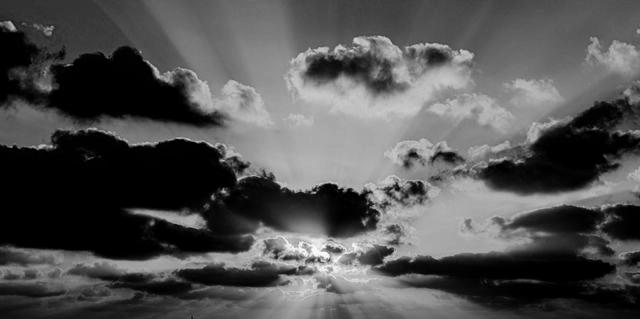
#> input picture pull_sun_from_image/edited_images/edited_sun1.jpg, 640 x 319 px
$ python extract_sun.py ../edited_images/edited_sun1.jpg
#> lines starting #> are read from the running program, lines starting #| are printed output that depends on the picture
import sys
from PIL import Image, ImageDraw
import math
import os
import cv2
import numpy as np

def extract_white_and_darker_pixels(input_image):
#> called with input_image = '../edited_images/edited_sun1.jpg'
    with Image.open(input_image) as im:
        # Ensure input image is RGB
#> im is the input picture: PIL image 640x319 RGB; min 0, max 255, mean 81.8
        if im.mode != "RGB":
            print("Error: Input image must be RGB.")
            sys.exit(1)

        # Create a new image with the same size and mode as input image
        white_image = Image.new("RGB", im.size)
#> white_image: PIL image 640x319 RGB; every value is 0

        white_points = []  # List to store coordinates of white pixels

        # Loop through each pixel
        for x in range(im.width):
            for y in range(im.height):
                # Get pixel color
                pixel = im.getpixel((x, y))
                # Check if pixel is white or the next three darker shades
                if all(channel >= 240 for channel in pixel):
                    # Set pixel to white in output image
                    white_image.putpixel((x, y), pixel)
                    # Store coordinates of white pixel
                    white_points.append((x, y))
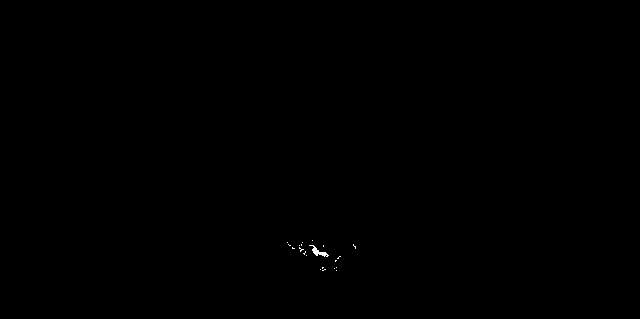
#> white_image: PIL image 640x319 RGB; min 0, max 255, mean 0.2
#> after the loop, white_points = 135 pairs, first value 287 to 355, second value 240 to 270

        # Create the directory if it doesn't exist
        directory = "sun_pulled_images"
        if not os.path.exists(directory):
            os.makedirs(directory)

        file_name = os.path.basename(input_image)
        base_name = os.path.splitext(file_name)[0]
        # Save the image to the directory
        output_image = f"{directory}/{base_name}_extracted.jpg"

        # Save the output image
        white_image.save(output_image)
        print(f"White pixels and the next three darker shades extracted and saved to {output_image}")

        # Find the densest area of white points by segmenting the image
        if white_points:
            # Segment the image into smaller segments
            height = white_image.height
#> height = 319
            width = white_image.width
#> width = 640
            exponent = len(str(max(width, height))) - 2
#> exponent = 1
            segment_size = math.floor(width / height * math.pow(10, exponent))
#> segment_size = 20
            segments = {}
            for point in white_points:
                segment_x = point[0] // segment_size
                segment_y = point[1] // segment_size
                segment = (segment_x, segment_y)
                if segment not in segments:
                    segments[segment] = 0
                segments[segment] += 1
#> this loop made 135 passes
#> (point, segment_x, segment_y) on passes 1 to 12: ((287, 242), 14, 12), ((288, 244), 14, 12), ((289, 245), 14, 12), ((290, 245), 14, 12), ((292, 247), 14, 12), ((292, 248), 14, 12), ((293, 248), 14, 12), ((294, 248), 14, 12), ((299, 245), 14, 12), ((299, 247), 14, 12), ((299, 248), 14, 12), ((300, 248), 15, 12)
#> (segment_x, segment_y) on passes 79, 82, 129: (16, 12), (16, 13), (17, 12)
#> after the loop, segments = {(14, 12): 11, (15, 12): 67, (16, 12): 36, (16, 13): 14, (17, 12): 7}

            # Find the segment with the highest density of white points
            max_density_segment = max(segments, key=segments.get)
#> max_density_segment = (15, 12)

            # Calculate the center of the densest segment
            center_x = (max_density_segment[0] * segment_size) + (segment_size // 2)
#> center_x = 310
            center_y = (max_density_segment[1] * segment_size) + (segment_size // 2)
#> center_y = 250

        white_image_cv2 = cv2.imread(output_image)
#> white_image_cv2: shape (319, 640, 3); min 0, max 255, mean 0.2
        white_image_gray = cv2.cvtColor(white_image_cv2, cv2.COLOR_RGB2GRAY)

        kernel_size = 1  # Start with the smallest odd kernel size
        max_iterations = 50  # Maximum number of iterations
        iterations = 0
        circle_found = False

        while iterations < max_iterations:
            kernel = cv2.getStructuringElement(cv2.MORPH_RECT, (kernel_size, kernel_size))
            opening = cv2.morphologyEx(white_image_gray, cv2.MORPH_OPEN, kernel)

            # Blur the image to reduce noise
            gray_blurred = cv2.blur(opening, (3, 3))
            detected_circles = cv2.HoughCircles(
                gray_blurred, cv2.HOUGH_GRADIENT, 1.2, 20, param1=50, param2=30, minRadius=1, maxRadius=200
            )
#> detected_circles = None
            # cv2.imshow('Opening', opening)
            # cv2.waitKey(0)

            if detected_circles is not None:
                detected_circles = np.uint16(np.around(detected_circles))
                opening_colored = cv2.cvtColor(opening, cv2.COLOR_GRAY2BGR)
                for pt in detected_circles[0, :]:
                    a, b, r = pt[0], pt[1], pt[2]
                    cv2.circle(opening_colored, (a, b), r, (0, 255, 0), 2)
                    cv2.circle(opening_colored, (a, b), 1, (0, 0, 255), 3)

                # Save the opened image with circles to the directory
                opening_output_path = f"{directory}/{base_name}_opening_with_circle.jpg"
                cv2.imwrite(opening_output_path, opening_colored)
                print(f"Opening image with circles saved to {opening_output_path}")

                cv2.imshow("Detected Circle", opening_colored)
                cv2.waitKey(0)
                cv2.destroyAllWindows()

                circle_found = True
                break  # Stop after finding the first circle

            kernel_size += 2  # Increment kernel size by odd numbers
            iterations += 1

        if not circle_found:
            print("No circles detected after maximum iterations.")

            # Convert the white_image (PIL Image) to a numpy array to draw on it with OpenCV
            red_point_image_np = np.array(white_image)
            # Convert back to RGB mode if necessary
            if red_point_image_np.ndim == 2:
                red_point_image_np = cv2.cvtColor(red_point_image_np, cv2.COLOR_GRAY2RGB)

            # Draw the red point on the numpy array
            radius = segment_size // 7
            cv2.circle(red_point_image_np, (center_x, center_y), radius, (255, 0, 0), -1)

            # Convert back to PIL Image
            red_point_image = Image.fromarray(red_point_image_np)
            red_point_image.save(output_image)
            print(f"Red point added at the center of densest area of white points.")

            background = Image.open(input_image).convert("RGBA")
            overlay = Image.open(output_image).convert("RGBA")
            new_img = Image.blend(background, overlay, 0.5)

            directory = "overlayed_images"
            if not os.path.exists(directory):
                os.makedirs(directory)
            new_img.save(f"{directory}/{base_name}_overlay.png", "PNG")

if __name__ == "__main__":
    if len(sys.argv) != 2:
        print("Usage: python script.py <input_image>")
        sys.exit(1)

    input_image = sys.argv[1]
    extract_white_and_darker_pixels(input_image)

$ run again, on pull_sun_from_image/edited_images/edited_sun13.jpg
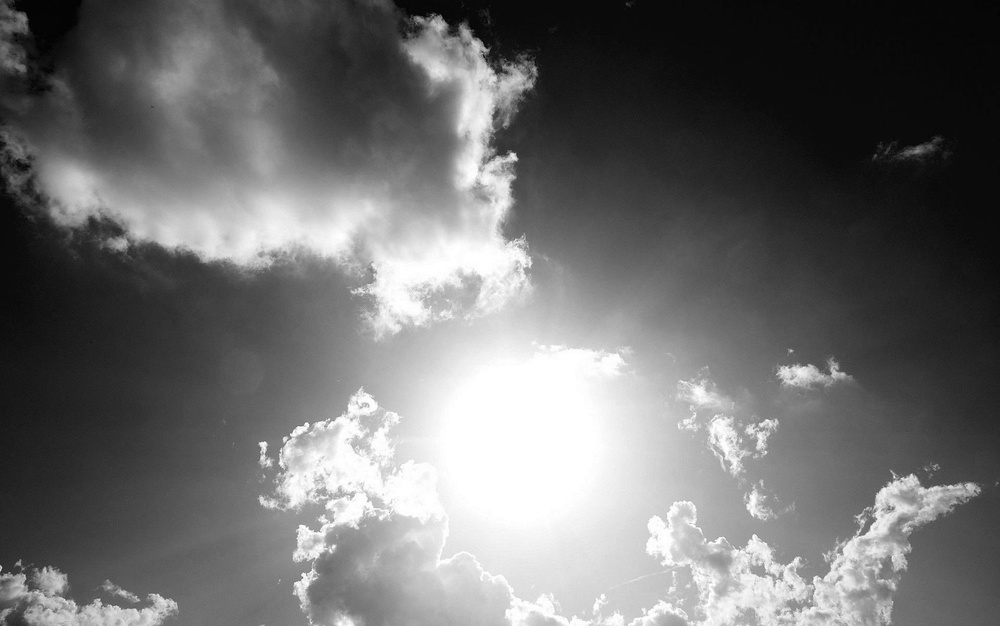
#> input picture pull_sun_from_image/edited_images/edited_sun13.jpg, 1000 x 626 px, shrunk from 1920 x 1201 before the run
#> in extract_white_and_darker_pixels, im is the input picture: PIL image 1000x626 RGB; min 0, max 255, mean 110.3
#> after the loop in extract_white_and_darker_pixels, `for x in range(im.width):`:
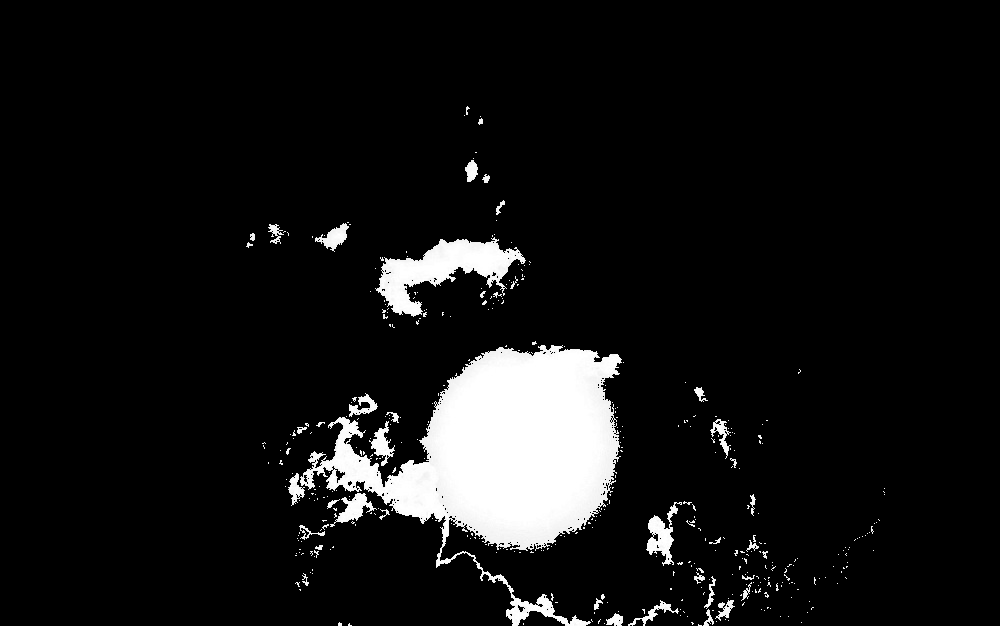
#> white_image: PIL image 1000x626 RGB; min 0, max 255, mean 19.8
#> after the loop in extract_white_and_darker_pixels, `for x in range(im.width):`: white_points = 49365 items
#> the loop in extract_white_and_darker_pixels, `for point in white_points:` made 49365 passes
#> (point, segment_x, segment_y) on passes 1 to 3: ((246, 246), 1, 1), ((247, 243), 1, 1), ((247, 244), 1, 1)
#> after the loop in extract_white_and_darker_pixels, `for point in white_points:`: segments = 15 items
#> max_density_segment = (3, 2)
#> center_x = 556
#> center_y = 397
#> in extract_white_and_darker_pixels, `detected_circles = cv2.HoughCircles( gray_blurred, cv2.HOUGH_GRADIENT,..`: detected_circles = 134 rows, first 8: [521.4, 445.8, 98.8], [489, 431.4, 130.6], [457.8, 438.6, 159.6], [468.6, 403.8, 164.9], [493.8, 411, 142.5], [588.6, 481.8, 139.7], [553.8, 462.6, 130.6], [450.6, 414.6, 175.2]
#> in extract_white_and_darker_pixels, `detected_circles = np.uint16(np.around(detected_circles))`: detected_circles = 134 rows, first 8: [521, 446, 99], [489, 431, 131], [458, 439, 160], [469, 404, 165], [494, 411, 142], [589, 482, 140], [554, 463, 131], [451, 415, 175]
#> the loop in extract_white_and_darker_pixels, `for pt in detected_circles[0, :]:` made 134 passes
#> after the loop in extract_white_and_darker_pixels, `for pt in detected_circles[0, :]:`:
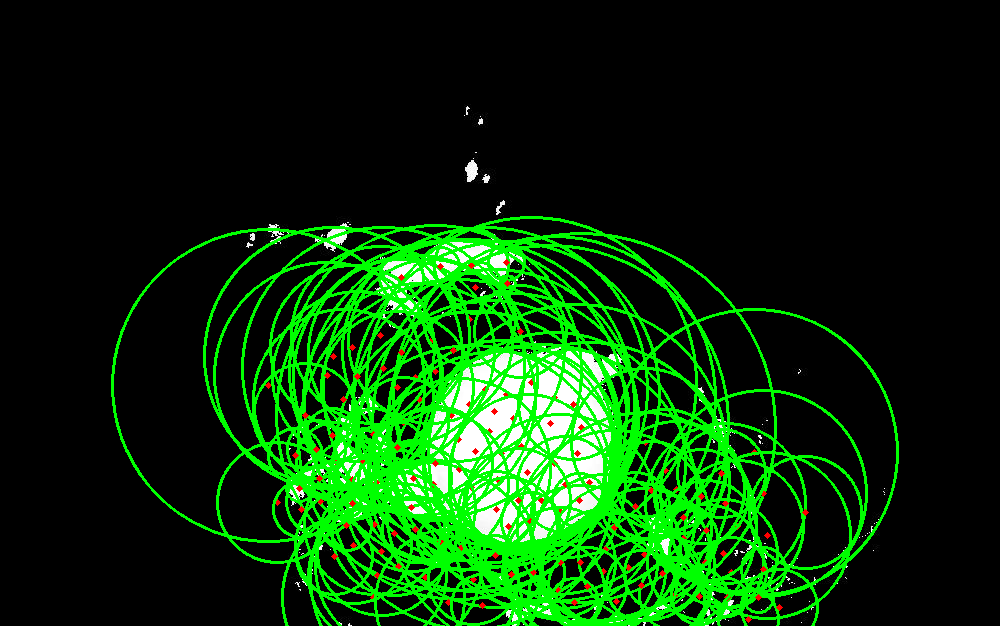
#> opening_colored: shape (626, 1000, 3); mean B, G, R 8, 52.4, 9.1

$ run again, on pull_sun_from_image/edited_images/edited_sun14.jpg
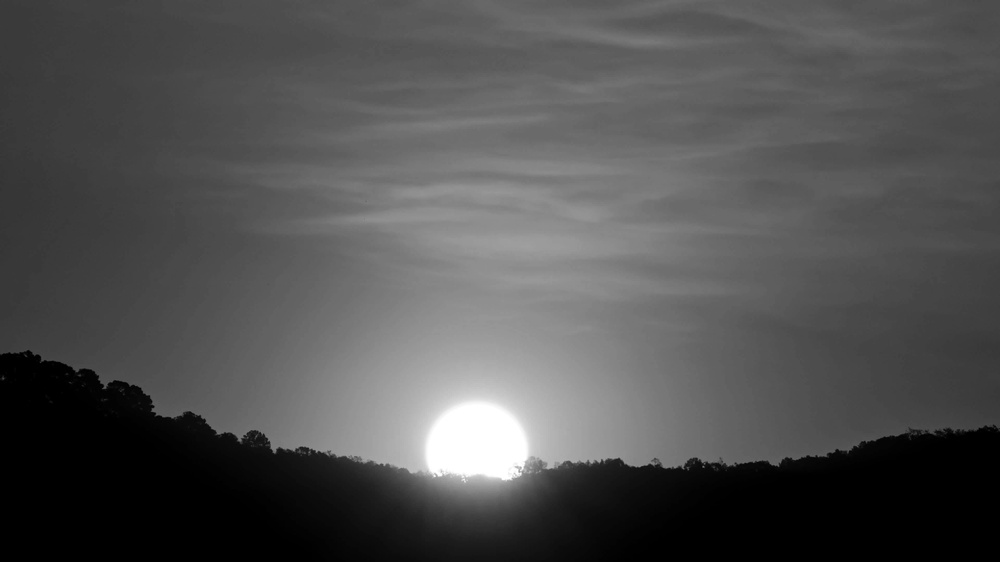
#> input picture pull_sun_from_image/edited_images/edited_sun14.jpg, 1000 x 562 px, shrunk from 3840 x 2160 before the run
#> in extract_white_and_darker_pixels, im is the input picture: PIL image 1000x562 RGB; min 0, max 255, mean 80.2
#> after the loop in extract_white_and_darker_pixels, `for x in range(im.width):`:
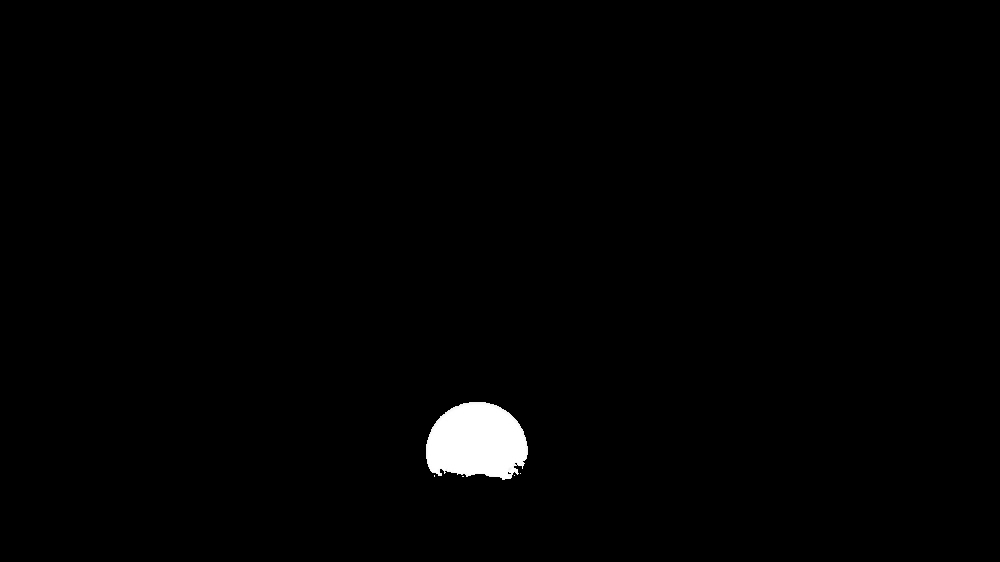
#> white_image: PIL image 1000x562 RGB; min 0, max 255, mean 2.8
#> after the loop in extract_white_and_darker_pixels, `for x in range(im.width):`: white_points = 6198 pairs, first value 426 to 527, second value 402 to 479
#> the loop in extract_white_and_darker_pixels, `for point in white_points:` made 6198 passes
#> point on passes 1 to 3: (426, 444), (426, 445), (426, 446)
#> after the loop in extract_white_and_darker_pixels, `for point in white_points:`: segments = {(2, 2): 6198}
#> max_density_segment = (2, 2)
#> center_x = 442
#> in extract_white_and_darker_pixels, `detected_circles = cv2.HoughCircles( gray_blurred, cv2.HOUGH_GRADIENT,..`: detected_circles = [[474.6, 450.6, 48.4]]
#> in extract_white_and_darker_pixels, `detected_circles = np.uint16(np.around(detected_circles))`: detected_circles = [[475, 451, 48]]
#> the loop in extract_white_and_darker_pixels, `for pt in detected_circles[0, :]:` made 1 pass
#> after the loop in extract_white_and_darker_pixels, `for pt in detected_circles[0, :]:`:
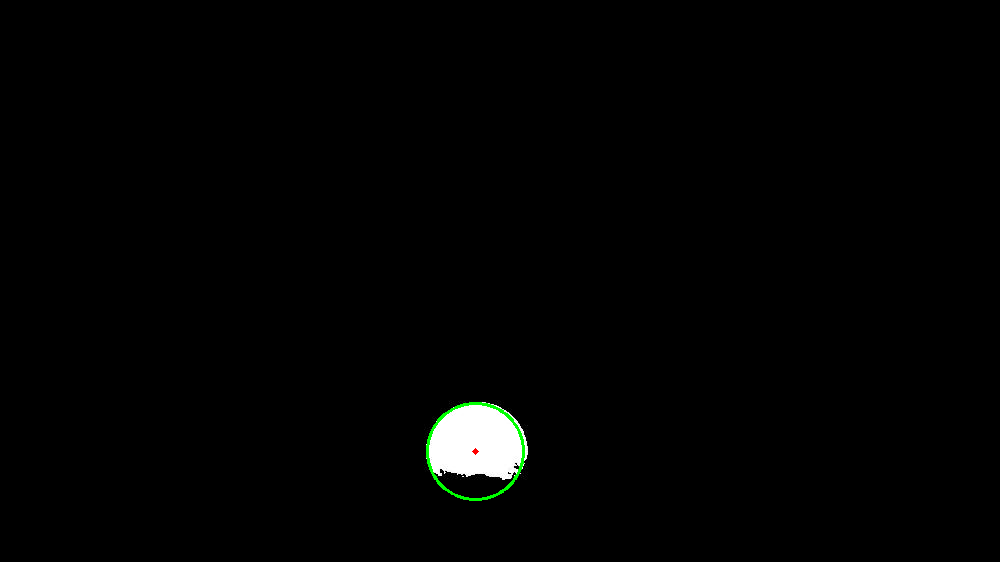
#> opening_colored: shape (562, 1000, 3); mean B, G, R 2.5, 3, 2.6
